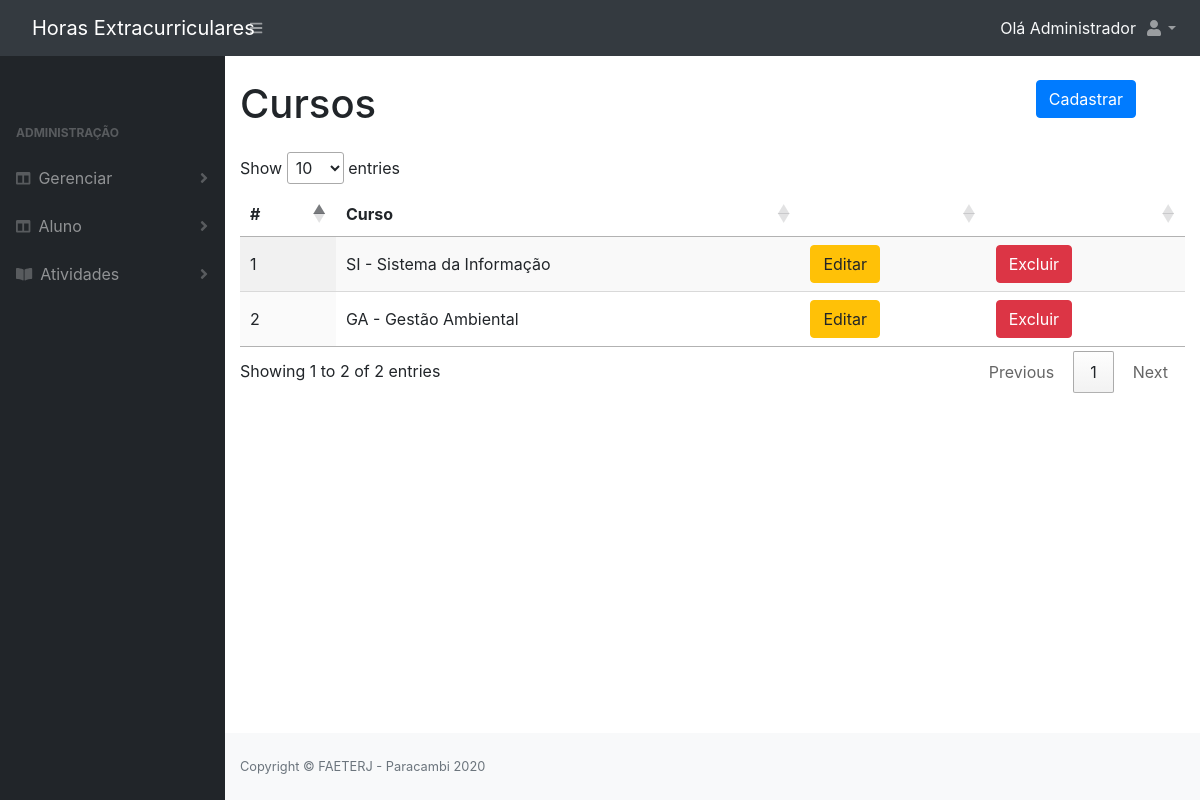
Screenshot of /curso.php (signed in) with the database file from the repository.
### tables this page shows
CREATE TABLE IF NOT EXISTS `curso` (
  `id` INT NOT NULL AUTO_INCREMENT,
  `nome` VARCHAR(255) NOT NULL,
  `sigla` VARCHAR(5) NOT NULL,
  `data_registro` DATETIME NOT NULL DEFAULT CURRENT_TIMESTAMP,
  PRIMARY KEY (`id`));

### class/CursoDao.php (called while the page is built, shortened)
<?php
require_once 'DB.php';
abstract class CursoDao extends DB
{
    protected $table;
   public function findAll()
    {
        $sql = "SELECT * FROM $this->table";
        $stmt = DB::prepare($sql);
        $stmt->execute();
        return $stmt->fetchAll();
    }
}

### class/DB.php (called while the page is built, shortened)
<?php
class DB{
	private static $instance;
	public static function getInstance(){
		if(!isset(self::$instance)){
			try {
				self::$instance = new PDO('mysql:host=' . DB_HOST . ';dbname=' . DB_NAME, DB_USER, DB_PASS, array(PDO::MYSQL_ATTR_INIT_COMMAND => "SET NAMES utf8"));
				self::$instance->setAttribute( PDO::ATTR_ERRMODE, PDO::ERRMODE_EXCEPTION);
				self::$instance->setAttribute(PDO::ATTR_DEFAULT_FETCH_MODE, PDO::FETCH_OBJ);
			} catch (PDOException $e) {
				echo $e->getMessage();
			}
		}
		return self::$instance;
	}
	public static function prepare($sql){
		return self::getInstance()->prepare($sql);
	}
}

### curso.php (the view, shortened to what this page needs)
<?php
require_once 'include/topo.php';
$curso = new Curso();
?>
<div class="container-fluid">
<div class="form-row">
        <div class="form-group col-md-10">
            <h1>Cursos</h1>
        </div>
        <div class="form-group col-md-2">
            <button type="button" class="btn btn-primary" data-toggle="modal" data-target="#cadastrar">Cadastrar</button>
        </div>
    </div>
<table id="listar" class="display" style="width:100%">
            <thead>
                <tr>
                    <th>#</th>
                    <th>Curso</th>
                    <th></th>
                    <th></th>
                </tr>
            </thead>
            <?php foreach ($curso->findAll() as $key => $value) : ?>
                <tr>
                    <td><?php echo $value->id; ?></td>
                    <td><?php echo $value->sigla . " - " . $value->nome; ?></td>
                    <td>
                        <button type="button" class="btn btn-warning" data-toggle="modal" data-target="#editar" onclick="preencheDados('editar', <?php echo '\''. $value->id . '\',' . '\''. $value->sigla . '\',' . '\''. $value->nome . '\'' ?>)">Editar</button>
                    </td>
                    <td>
                        <button type="button" class="btn btn-danger" data-toggle="modal" data-target="#excluir" onclick="preencheDados('excluir', <?php echo $value->id; ?>)">Excluir</button>
                    </td>
                </tr>
            <?php endforeach;?>
</table>
</div>
<?php require_once 'include/rodape.php'?>

### rows the page displays
curso: id "1", sigla "SI", nome "Sistema da Informação"
curso: id "2", sigla "GA", nome "Gestão Ambiental"

### other values shown
strtok($_SESSION['nome'], ' ') "Administrador"
